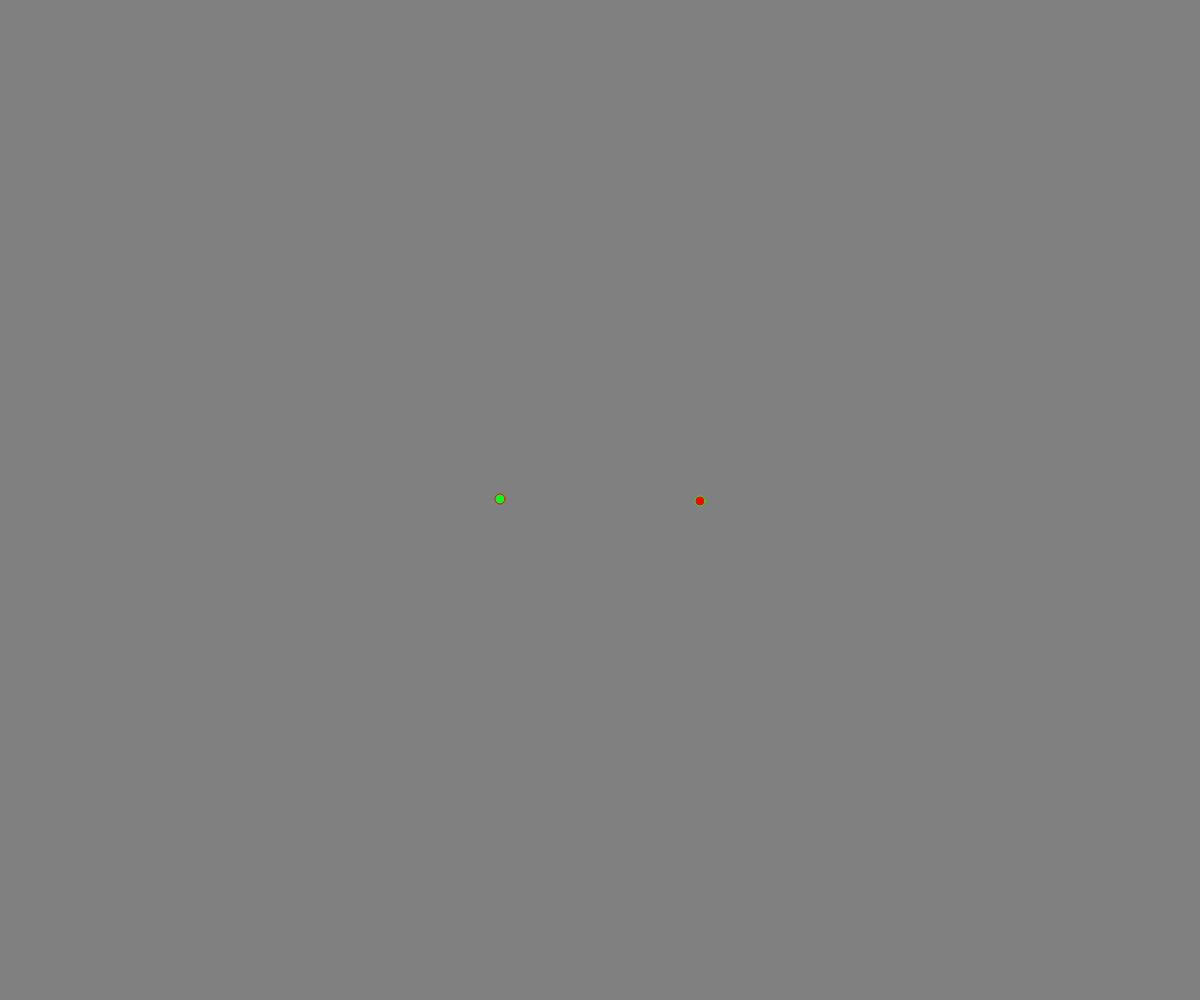
Frame 1 (no input)
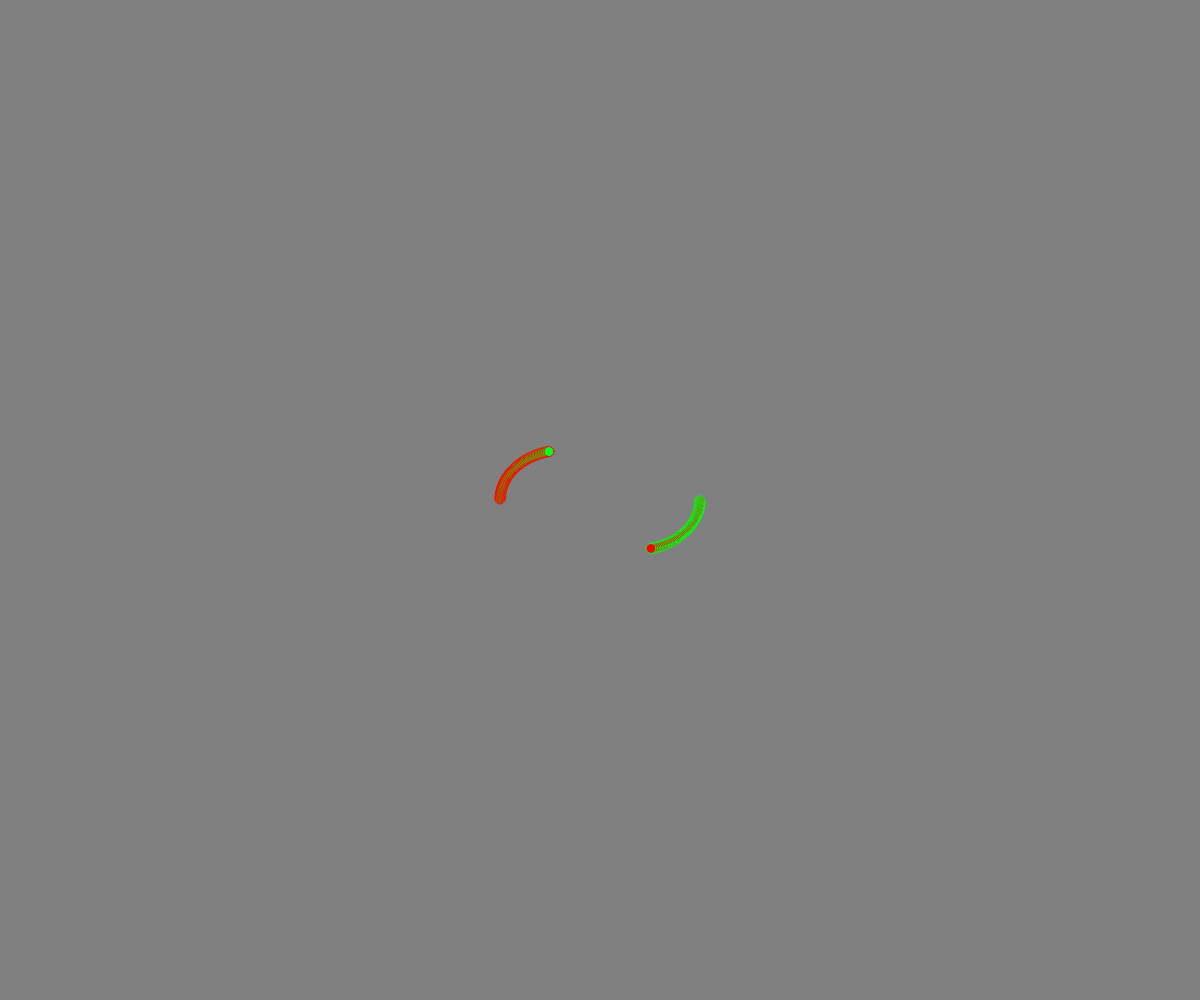
Frame 60 (no input)
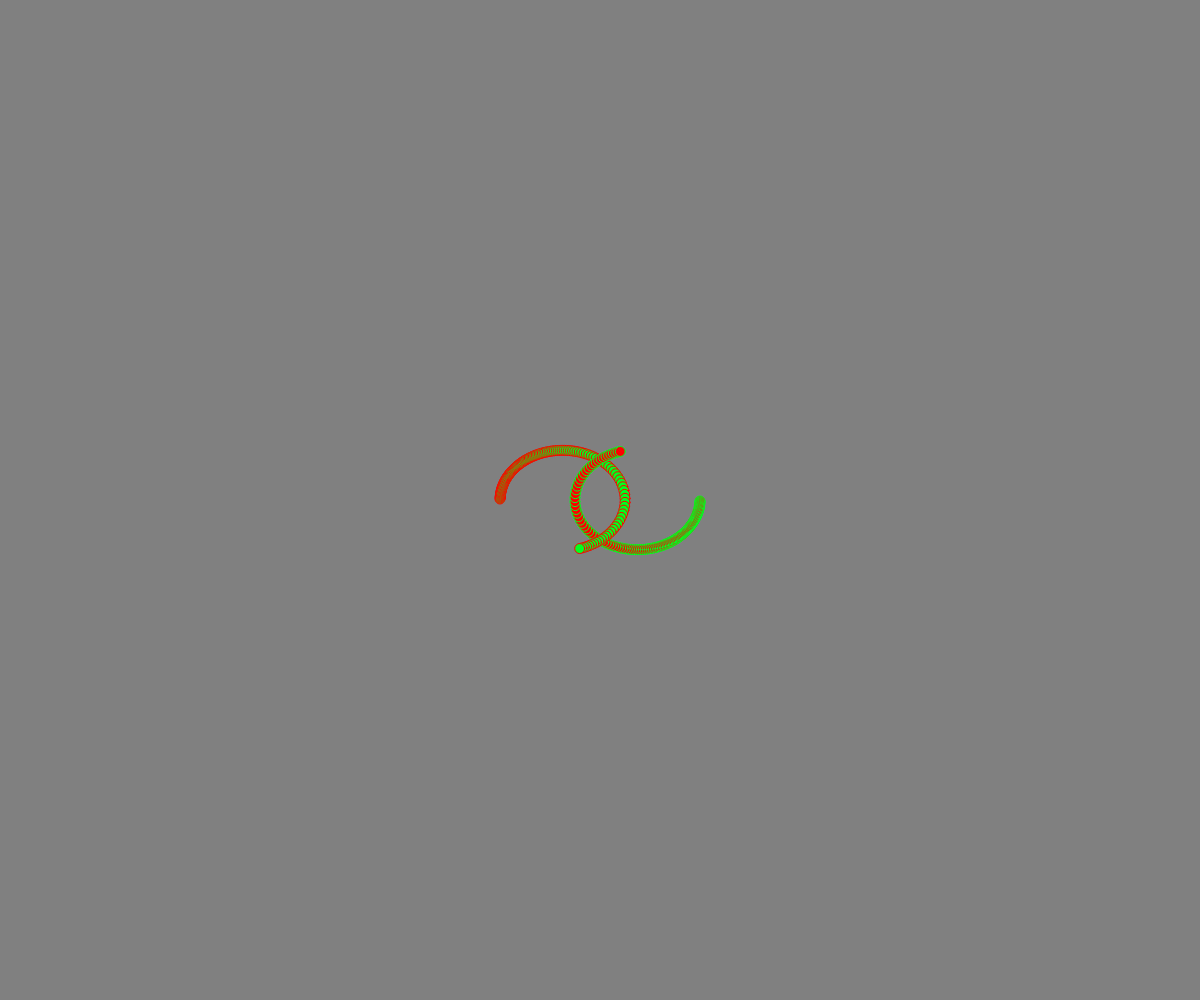
Frame 120 (the mouse pressed at the canvas centre since frame 60)

The p5.js sketch that drew these frames (run headless with seeded random() and noise() and a simulated clock; from frame 60 on, the mouse is pressed at the canvas centre):

// p5.js sketch
// ── sketch.js
let planets

function setup() {
  createCanvas(windowWidth, windowHeight)
  init(2)
}

function init(n) {
  planets = []
  colorMode(RGB)
  background(128)
  for (let i = 0; i < n; i++) {
    const angle = map(i, 0, n, 0, TWO_PI)
    const pos = p5.Vector.fromAngle(angle).setMag(100)
    const v = p5.Vector.fromAngle(angle + HALF_PI).setMag(n / 2.0)
    const c = map(i, 0, n, 0, 255)
    planets.push(new Planet(pos, v, c))
  }
  setTimeout(function () {
    init(n + 1)
  }, 10000);
}

function draw() {
  push()
  translate(width / 2, height / 2)
  update()

  planets.forEach(p => p.render())
  pop()
}

function update() {
  planets.forEach(p1 => planets.forEach(p2 => {
    if (p1 != p2) {
      const v = p5.Vector.sub(p1.pos, p2.pos)
      const r = v.mag()
      const f = 1000 / (r * r)
      p1.applyForce(v.setMag(-f))
    }
  }))
  planets.forEach(p => p.update())
}

class Planet {
  constructor(pos, v, c) {
    this.pos = pos
    this.v = v
    this.c = c
    this.r = 5;
    this.force = createVector()
  }

  render() {
    colorMode(HSB)
    stroke((this.c + 128) % 255, 255, 255)
    fill(this.c, 255, 255)
    ellipse(this.pos.x, this.pos.y, this.r * 2, this.r * 2)
  }

  update() {
    this.v.add(this.force)
    this.pos.add(this.v)

    this.force = createVector()
  }

  applyForce(f) {
    this.force.add(f)
  }
}
